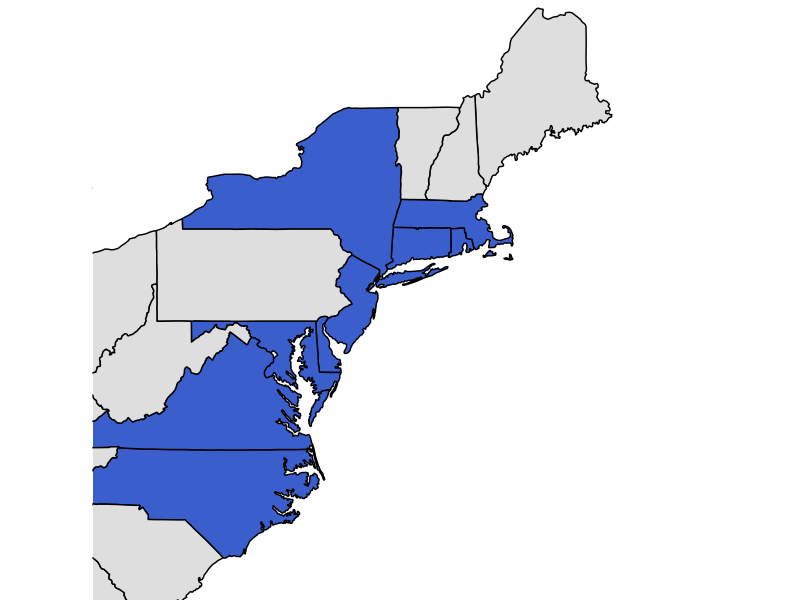
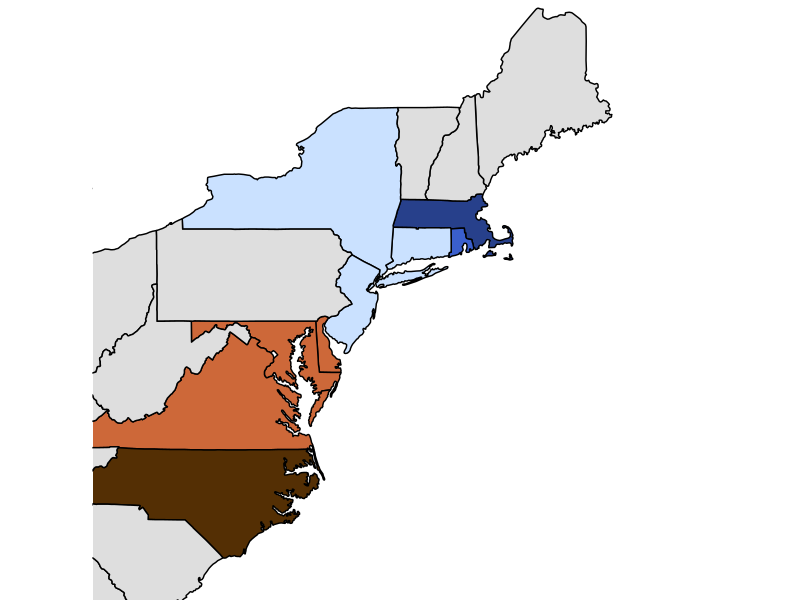
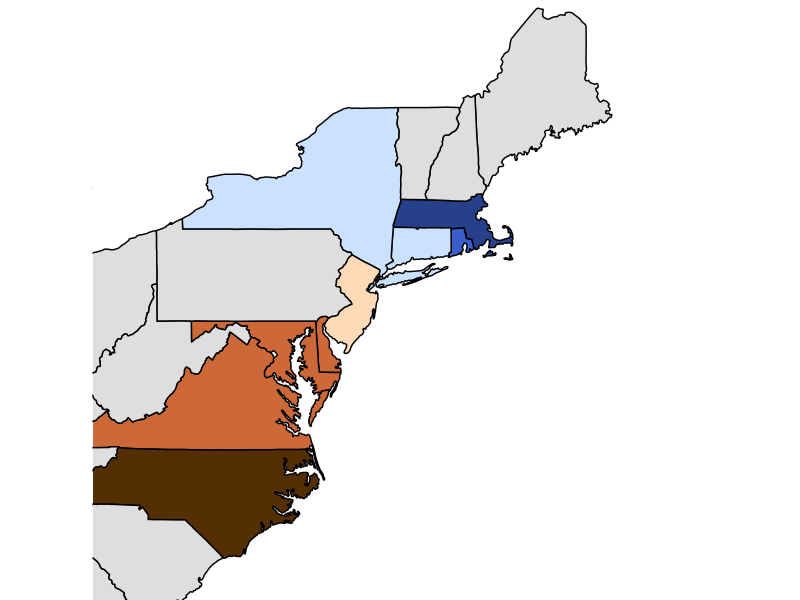
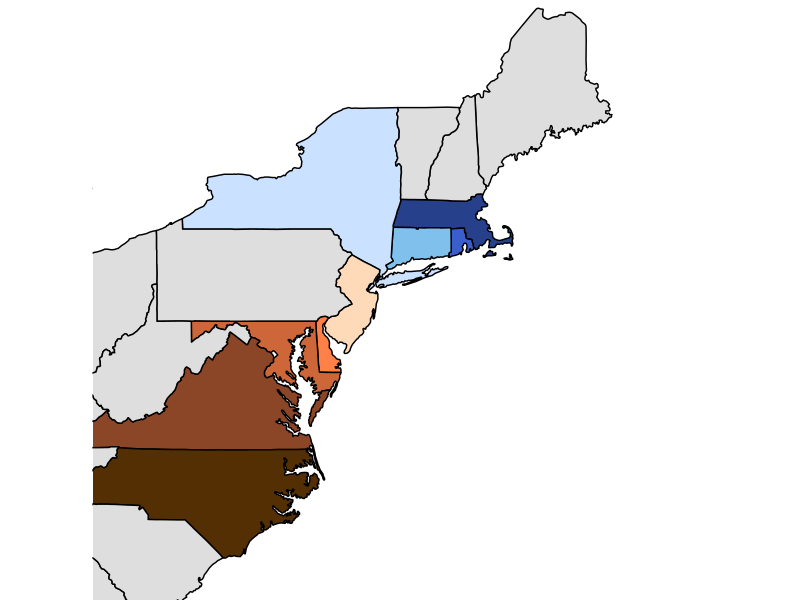

These charts were generated, in order, by the following R code:

library(tidyverse)

# Shape files
states <- map_data("state")
NAmerica <- map_data("world")
FlounderStates <- subset(states, region %in% c("north carolina", "virginia", "delaware", "new jersey", 
                                               "new york", "connecticut",  "rhode island",
                                               "massachusetts", "maryland"))
AdjacentStates <- subset(states, region %in% c("pennsylvania", "west virginia", "south carolina",
                                               "georgia", "ohio", "florida", "tennessee", "kentucky",
                                               "indiana", "michigan", "maine", "new hampshire", "vermont"))



# Coastline decision area
ggplot() +
  geom_polygon(data = FlounderStates,
               aes(x = long, y = lat, group = group), 
               fill = "royalblue3", 
               color = "black") + 
  geom_polygon(data = AdjacentStates,
               aes(x = long, y = lat, group = group), 
               fill = "gray87", 
               color = "black") + 
  coord_fixed(xlim = c(-81.6, -65),  ylim = c(33.5, 47), ratio = 1.2) +
  theme_void()

# 5 area option
ggplot() +
  geom_polygon(data = subset(states, region %in% "massachusetts"), 
               aes(x = long, y = lat, group = group), 
               fill = c("royalblue4"), 
               color = "black") + 
  geom_polygon(data = subset(states, region %in% "rhode island"), 
               aes(x = long, y = lat, group = group), 
               fill = c("royalblue3"), 
               color = "black") + 
  geom_polygon(data = subset(states, region %in% "connecticut"), 
               aes(x = long, y = lat, group = group), 
               fill = c("lightsteelblue1"), 
               color = "black") + 
  geom_polygon(data = subset(states, region %in% "new york"), 
               aes(x = long, y = lat, group = group), 
               fill = c("lightsteelblue1"), 
               color = "black") + 
  geom_polygon(data = subset(states, region %in% "new jersey"), 
               aes(x = long, y = lat, group = group), 
               fill = c("lightsteelblue1"), 
               color = "black") + 
  geom_polygon(data = subset(states, region %in% "delaware"), 
               aes(x = long, y = lat, group = group), 
               fill = c("sienna3"), 
               color = "black") + 
  geom_polygon(data = subset(states, region %in% "maryland"), 
               aes(x = long, y = lat, group = group), 
               fill = c("sienna3"), 
               color = "black") + 
  geom_polygon(data = subset(states, region %in% "virginia"), 
               aes(x = long, y = lat, group = group), 
               fill = c("sienna3"), 
               color = "black") + 
  geom_polygon(data = subset(states, region %in% "north carolina"), 
               aes(x = long, y = lat, group = group), 
               fill = "#542f04",
               color = "black") + 
  geom_polygon(data = AdjacentStates,
               aes(x = long, y = lat, group = group), 
               fill = "gray87", 
               color = "black") + 
  coord_fixed(xlim = c(-81.6, -65),  ylim = c(33.5, 47), ratio = 1.2) +
  theme_void()

# 6 area option
ggplot() +
  geom_polygon(data = subset(states, region %in% "massachusetts"), 
               aes(x = long, y = lat, group = group), 
               fill = c("royalblue4"), 
               color = "black") + 
  geom_polygon(data = subset(states, region %in% "rhode island"), 
               aes(x = long, y = lat, group = group), 
               fill = c("royalblue3"), 
               color = "black") + 
  geom_polygon(data = subset(states, region %in% "connecticut"), 
               aes(x = long, y = lat, group = group), 
               fill = c("lightsteelblue1"), 
               color = "black") + 
  geom_polygon(data = subset(states, region %in% "new york"), 
               aes(x = long, y = lat, group = group), 
               fill = c("lightsteelblue1"), 
               color = "black") + 
  geom_polygon(data = subset(states, region %in% "new jersey"), 
               aes(x = long, y = lat, group = group), 
               fill = c("#ffdab9"), 
               color = "black") + 
  geom_polygon(data = subset(states, region %in% "delaware"), 
               aes(x = long, y = lat, group = group), 
               fill = c("sienna3"), 
               color = "black") + 
  geom_polygon(data = subset(states, region %in% "maryland"), 
               aes(x = long, y = lat, group = group), 
               fill = c("sienna3"), 
               color = "black") + 
  geom_polygon(data = subset(states, region %in% "virginia"), 
               aes(x = long, y = lat, group = group), 
               fill = c("sienna3"), 
               color = "black") + 
  geom_polygon(data = subset(states, region %in% "north carolina"), 
               aes(x = long, y = lat, group = group), 
               fill = "#542f04",
               color = "black") + 
  geom_polygon(data = AdjacentStates,
               aes(x = long, y = lat, group = group), 
               fill = "gray87", 
               color = "black") + 
  coord_fixed(xlim = c(-81.6, -65),  ylim = c(33.5, 47), ratio = 1.2) +
  theme_void()

ggplot() +
  geom_polygon(data = subset(states, region %in% "massachusetts"), 
               aes(x = long, y = lat, group = group), 
               fill = c("royalblue4"), 
               color = "black") + 
  geom_polygon(data = subset(states, region %in% "rhode island"), 
               aes(x = long, y = lat, group = group), 
               fill = c("royalblue3"), 
               color = "black") + 
  geom_polygon(data = subset(states, region %in% "connecticut"), 
               aes(x = long, y = lat, group = group), 
               fill = c("#7fc0ed"), 
               color = "black") + 
  geom_polygon(data = subset(states, region %in% "new york"), 
               aes(x = long, y = lat, group = group), 
               fill = c("lightsteelblue1"), 
               color = "black") + 
  geom_polygon(data = subset(states, region %in% "new jersey"), 
               aes(x = long, y = lat, group = group), 
               fill = c("#ffdab9"), 
               color = "black") + 
  geom_polygon(data = subset(states, region %in% "delaware"), 
               aes(x = long, y = lat, group = group), 
               fill = c("#ff8147"), 
               color = "black") + 
  geom_polygon(data = subset(states, region %in% "maryland"), 
               aes(x = long, y = lat, group = group), 
               fill = c("#cd6739"), 
               color = "black") + 
  geom_polygon(data = subset(states, region %in% "virginia"), 
               aes(x = long, y = lat, group = group), 
               fill = c("#8b4627"), 
               color = "black") + 
  geom_polygon(data = subset(states, region %in% "north carolina"), 
               aes(x = long, y = lat, group = group), 
               fill = "#542f04",
               color = "black") + 
  geom_polygon(data = AdjacentStates,
               aes(x = long, y = lat, group = group), 
               fill = "gray87", 
               color = "black") + 
  coord_fixed(xlim = c(-81.6, -65),  ylim = c(33.5, 47), ratio = 1.2) +
  theme_void()

